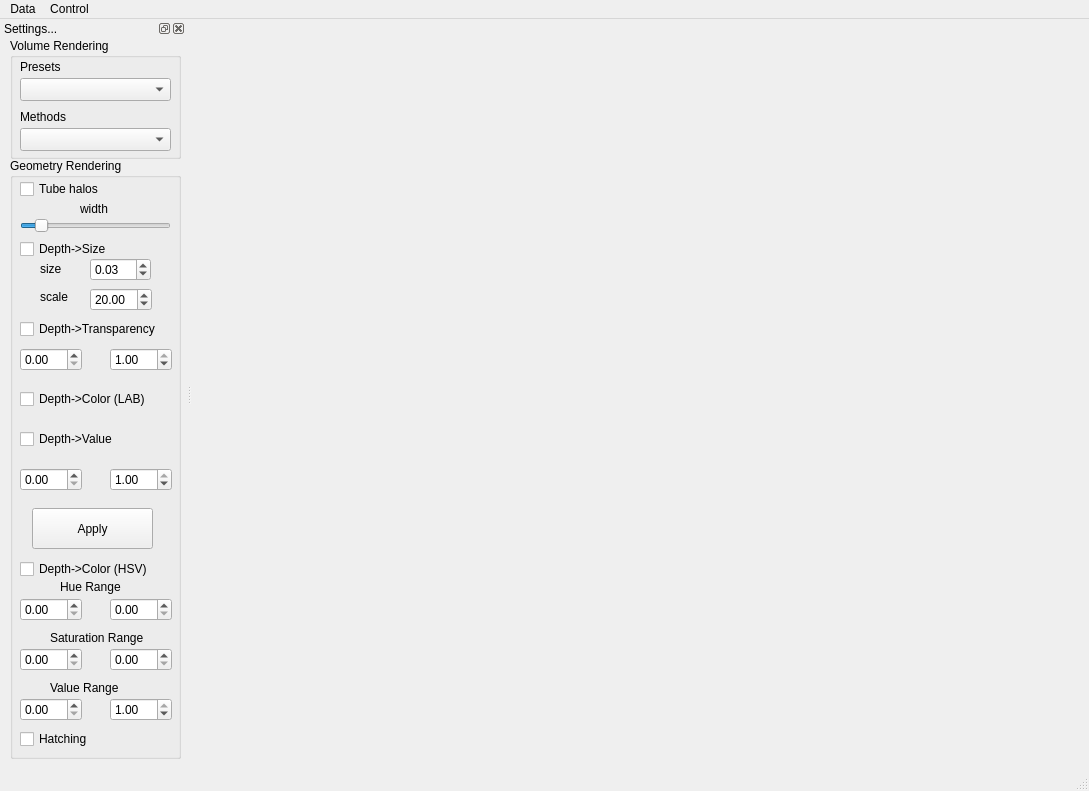
<?xml version="1.0" encoding="UTF-8"?>
<ui version="4.0">
 <class>TestbedWindow</class>
 <widget class="QMainWindow" name="TestbedWindow">
  <property name="geometry">
   <rect>
    <x>0</x>
    <y>0</y>
    <width>1089</width>
    <height>791</height>
   </rect>
  </property>
  <property name="windowTitle">
   <string>MainWindow</string>
  </property>
  <widget class="QWidget" name="centralwidget">
   <widget class="QVTKWidget" name="renderView" native="true">
    <property name="geometry">
     <rect>
      <x>0</x>
      <y>0</y>
      <width>891</width>
      <height>761</height>
     </rect>
    </property>
   </widget>
  </widget>
  <widget class="QMenuBar" name="menubar">
   <property name="geometry">
    <rect>
     <x>0</x>
     <y>0</y>
     <width>1089</width>
     <height>27</height>
    </rect>
   </property>
   <widget class="QMenu" name="menuData">
    <property name="title">
     <string>Data</string>
    </property>
    <addaction name="actionLoadVolume"/>
    <addaction name="actionLoadGeometry"/>
    <addaction name="actionLoadData"/>
    <addaction name="separator"/>
    <addaction name="actionClose_current"/>
   </widget>
   <widget class="QMenu" name="menuControl">
    <property name="title">
     <string>Control</string>
    </property>
    <addaction name="actionVolumeRender"/>
    <addaction name="actionGeometryRender"/>
    <addaction name="actionMultipleVolumesRender"/>
    <addaction name="actionCompositeRender"/>
    <addaction name="separator"/>
    <addaction name="actionTF_customize"/>
    <addaction name="actionSettings"/>
    <addaction name="separator"/>
    <addaction name="actionExit"/>
   </widget>
   <addaction name="menuData"/>
   <addaction name="menuControl"/>
  </widget>
  <widget class="QStatusBar" name="statusbar"/>
  <widget class="QDockWidget" name="dockWidget">
   <property name="sizePolicy">
    <sizepolicy hsizetype="Preferred" vsizetype="Preferred">
     <horstretch>0</horstretch>
     <verstretch>0</verstretch>
    </sizepolicy>
   </property>
   <property name="minimumSize">
    <size>
     <width>186</width>
     <height>541</height>
    </size>
   </property>
   <property name="acceptDrops">
    <bool>false</bool>
   </property>
   <property name="autoFillBackground">
    <bool>true</bool>
   </property>
   <property name="floating">
    <bool>false</bool>
   </property>
   <property name="windowTitle">
    <string>Settings...</string>
   </property>
   <attribute name="dockWidgetArea">
    <number>1</number>
   </attribute>
   <widget class="QWidget" name="dockWidgetContents">
    <widget class="QGroupBox" name="groupBoxVolRender">
     <property name="geometry">
      <rect>
       <x>10</x>
       <y>0</y>
       <width>171</width>
       <height>121</height>
      </rect>
     </property>
     <property name="title">
      <string>Volume Rendering</string>
     </property>
     <widget class="QLabel" name="label_presets">
      <property name="geometry">
       <rect>
        <x>10</x>
        <y>20</y>
        <width>67</width>
        <height>17</height>
       </rect>
      </property>
      <property name="text">
       <string>Presets</string>
      </property>
     </widget>
     <widget class="QLabel" name="label_methods">
      <property name="geometry">
       <rect>
        <x>10</x>
        <y>70</y>
        <width>67</width>
        <height>17</height>
       </rect>
      </property>
      <property name="text">
       <string>Methods</string>
      </property>
     </widget>
     <widget class="QComboBox" name="comboBoxVolRenderPresets">
      <property name="geometry">
       <rect>
        <x>10</x>
        <y>40</y>
        <width>151</width>
        <height>23</height>
       </rect>
      </property>
     </widget>
     <widget class="QComboBox" name="comboBoxVolRenderMethods">
      <property name="geometry">
       <rect>
        <x>10</x>
        <y>90</y>
        <width>151</width>
        <height>23</height>
       </rect>
      </property>
     </widget>
    </widget>
    <widget class="QGroupBox" name="groupBoxGeoRender">
     <property name="geometry">
      <rect>
       <x>10</x>
       <y>120</y>
       <width>171</width>
       <height>601</height>
      </rect>
     </property>
     <property name="title">
      <string>Geometry Rendering</string>
     </property>
     <widget class="QCheckBox" name="checkBoxTubeHalos">
      <property name="geometry">
       <rect>
        <x>10</x>
        <y>20</y>
        <width>93</width>
        <height>22</height>
       </rect>
      </property>
      <property name="text">
       <string>Tube halos</string>
      </property>
     </widget>
     <widget class="QLabel" name="label_tubesize">
      <property name="geometry">
       <rect>
        <x>30</x>
        <y>100</y>
        <width>31</width>
        <height>21</height>
       </rect>
      </property>
      <property name="text">
       <string>size</string>
      </property>
     </widget>
     <widget class="QDoubleSpinBox" name="doubleSpinBoxTubeSize">
      <property name="geometry">
       <rect>
        <x>80</x>
        <y>100</y>
        <width>61</width>
        <height>23</height>
       </rect>
      </property>
      <property name="maximum">
       <double>5.000000000000000</double>
      </property>
      <property name="singleStep">
       <double>0.010000000000000</double>
      </property>
      <property name="value">
       <double>0.030000000000000</double>
      </property>
     </widget>
     <widget class="QCheckBox" name="checkBoxDepthSize">
      <property name="geometry">
       <rect>
        <x>10</x>
        <y>80</y>
        <width>111</width>
        <height>22</height>
       </rect>
      </property>
      <property name="text">
       <string>Depth-&gt;Size</string>
      </property>
     </widget>
     <widget class="QLabel" name="label_tubesizescale">
      <property name="geometry">
       <rect>
        <x>30</x>
        <y>130</y>
        <width>41</width>
        <height>17</height>
       </rect>
      </property>
      <property name="text">
       <string>scale</string>
      </property>
     </widget>
     <widget class="QCheckBox" name="checkBoxDepthTrans">
      <property name="geometry">
       <rect>
        <x>10</x>
        <y>160</y>
        <width>161</width>
        <height>22</height>
       </rect>
      </property>
      <property name="text">
       <string>Depth-&gt;Transparency</string>
      </property>
     </widget>
     <widget class="QDoubleSpinBox" name="doubleSpinBoxAlphaStart">
      <property name="geometry">
       <rect>
        <x>10</x>
        <y>190</y>
        <width>62</width>
        <height>23</height>
       </rect>
      </property>
      <property name="maximum">
       <double>1.000000000000000</double>
      </property>
      <property name="singleStep">
       <double>0.100000000000000</double>
      </property>
     </widget>
     <widget class="QDoubleSpinBox" name="doubleSpinBoxAlphaEnd">
      <property name="geometry">
       <rect>
        <x>100</x>
        <y>190</y>
        <width>62</width>
        <height>23</height>
       </rect>
      </property>
      <property name="maximum">
       <double>1.000000000000000</double>
      </property>
      <property name="singleStep">
       <double>0.100000000000000</double>
      </property>
      <property name="value">
       <double>1.000000000000000</double>
      </property>
     </widget>
     <widget class="QCheckBox" name="checkBoxDepthColor">
      <property name="geometry">
       <rect>
        <x>10</x>
        <y>400</y>
        <width>151</width>
        <height>22</height>
       </rect>
      </property>
      <property name="text">
       <string>Depth-&gt;Color (HSV)</string>
      </property>
     </widget>
     <widget class="QDoubleSpinBox" name="doubleSpinBoxHueStart">
      <property name="geometry">
       <rect>
        <x>10</x>
        <y>440</y>
        <width>62</width>
        <height>23</height>
       </rect>
      </property>
      <property name="maximum">
       <double>1.000000000000000</double>
      </property>
      <property name="singleStep">
       <double>0.100000000000000</double>
      </property>
     </widget>
     <widget class="QDoubleSpinBox" name="doubleSpinBoxHueEnd">
      <property name="geometry">
       <rect>
        <x>100</x>
        <y>440</y>
        <width>62</width>
        <height>23</height>
       </rect>
      </property>
      <property name="maximum">
       <double>1.000000000000000</double>
      </property>
      <property name="singleStep">
       <double>0.100000000000000</double>
      </property>
      <property name="value">
       <double>0.000000000000000</double>
      </property>
     </widget>
     <widget class="QLabel" name="label_hue">
      <property name="geometry">
       <rect>
        <x>50</x>
        <y>420</y>
        <width>71</width>
        <height>17</height>
       </rect>
      </property>
      <property name="text">
       <string>Hue Range</string>
      </property>
     </widget>
     <widget class="QDoubleSpinBox" name="doubleSpinBoxSatuStart">
      <property name="geometry">
       <rect>
        <x>10</x>
        <y>490</y>
        <width>62</width>
        <height>23</height>
       </rect>
      </property>
      <property name="maximum">
       <double>1.000000000000000</double>
      </property>
      <property name="singleStep">
       <double>0.100000000000000</double>
      </property>
     </widget>
     <widget class="QDoubleSpinBox" name="doubleSpinBoxSatuEnd">
      <property name="geometry">
       <rect>
        <x>100</x>
        <y>490</y>
        <width>62</width>
        <height>23</height>
       </rect>
      </property>
      <property name="maximum">
       <double>1.000000000000000</double>
      </property>
      <property name="singleStep">
       <double>0.100000000000000</double>
      </property>
     </widget>
     <widget class="QLabel" name="label_saturation">
      <property name="geometry">
       <rect>
        <x>40</x>
        <y>470</y>
        <width>111</width>
        <height>20</height>
       </rect>
      </property>
      <property name="text">
       <string>Saturation Range</string>
      </property>
     </widget>
     <widget class="QLabel" name="label_value">
      <property name="geometry">
       <rect>
        <x>40</x>
        <y>520</y>
        <width>91</width>
        <height>20</height>
       </rect>
      </property>
      <property name="text">
       <string>Value Range</string>
      </property>
     </widget>
     <widget class="QDoubleSpinBox" name="doubleSpinBoxValueEnd">
      <property name="geometry">
       <rect>
        <x>100</x>
        <y>540</y>
        <width>62</width>
        <height>23</height>
       </rect>
      </property>
      <property name="maximum">
       <double>1.000000000000000</double>
      </property>
      <property name="singleStep">
       <double>0.100000000000000</double>
      </property>
      <property name="value">
       <double>1.000000000000000</double>
      </property>
     </widget>
     <widget class="QDoubleSpinBox" name="doubleSpinBoxValueStart">
      <property name="geometry">
       <rect>
        <x>10</x>
        <y>540</y>
        <width>62</width>
        <height>23</height>
       </rect>
      </property>
      <property name="maximum">
       <double>1.000000000000000</double>
      </property>
      <property name="singleStep">
       <double>0.100000000000000</double>
      </property>
     </widget>
     <widget class="QDoubleSpinBox" name="doubleSpinBoxTubeSizeScale">
      <property name="geometry">
       <rect>
        <x>80</x>
        <y>130</y>
        <width>62</width>
        <height>23</height>
       </rect>
      </property>
      <property name="minimum">
       <double>1.000000000000000</double>
      </property>
      <property name="maximum">
       <double>50.000000000000000</double>
      </property>
      <property name="value">
       <double>20.000000000000000</double>
      </property>
     </widget>
     <widget class="QSlider" name="sliderHaloWidth">
      <property name="geometry">
       <rect>
        <x>10</x>
        <y>60</y>
        <width>151</width>
        <height>16</height>
       </rect>
      </property>
      <property name="mouseTracking">
       <bool>true</bool>
      </property>
      <property name="minimum">
       <number>0</number>
      </property>
      <property name="maximum">
       <number>10</number>
      </property>
      <property name="pageStep">
       <number>2</number>
      </property>
      <property name="value">
       <number>1</number>
      </property>
      <property name="orientation">
       <enum>Qt::Horizontal</enum>
      </property>
     </widget>
     <widget class="QLabel" name="label_halowidth">
      <property name="geometry">
       <rect>
        <x>70</x>
        <y>40</y>
        <width>41</width>
        <height>21</height>
       </rect>
      </property>
      <property name="text">
       <string>width</string>
      </property>
     </widget>
     <widget class="QCheckBox" name="checkBoxHatching">
      <property name="geometry">
       <rect>
        <x>10</x>
        <y>570</y>
        <width>93</width>
        <height>22</height>
       </rect>
      </property>
      <property name="text">
       <string>Hatching</string>
      </property>
     </widget>
     <widget class="QCheckBox" name="checkBoxDepthColorLAB">
      <property name="geometry">
       <rect>
        <x>10</x>
        <y>230</y>
        <width>151</width>
        <height>22</height>
       </rect>
      </property>
      <property name="text">
       <string>Depth-&gt;Color (LAB)</string>
      </property>
     </widget>
     <widget class="QCheckBox" name="checkBoxDepthValue">
      <property name="geometry">
       <rect>
        <x>10</x>
        <y>270</y>
        <width>151</width>
        <height>22</height>
       </rect>
      </property>
      <property name="text">
       <string>Depth-&gt;Value</string>
      </property>
     </widget>
     <widget class="QDoubleSpinBox" name="doubleSpinBoxDValueEnd">
      <property name="geometry">
       <rect>
        <x>100</x>
        <y>310</y>
        <width>62</width>
        <height>23</height>
       </rect>
      </property>
      <property name="maximum">
       <double>1.000000000000000</double>
      </property>
      <property name="singleStep">
       <double>0.100000000000000</double>
      </property>
      <property name="value">
       <double>1.000000000000000</double>
      </property>
     </widget>
     <widget class="QDoubleSpinBox" name="doubleSpinBoxDValueStart">
      <property name="geometry">
       <rect>
        <x>10</x>
        <y>310</y>
        <width>62</width>
        <height>23</height>
       </rect>
      </property>
      <property name="maximum">
       <double>1.000000000000000</double>
      </property>
      <property name="singleStep">
       <double>0.100000000000000</double>
      </property>
     </widget>
     <widget class="QPushButton" name="pushButtonApply">
      <property name="geometry">
       <rect>
        <x>22</x>
        <y>350</y>
        <width>121</width>
        <height>41</height>
       </rect>
      </property>
      <property name="text">
       <string>Apply</string>
      </property>
     </widget>
    </widget>
   </widget>
  </widget>
  <action name="actionLoadVolume">
   <property name="checkable">
    <bool>false</bool>
   </property>
   <property name="text">
    <string>Load volume...</string>
   </property>
   <property name="toolTip">
    <string>Load single volume or multiple volumes</string>
   </property>
   <property name="shortcut">
    <string>F2</string>
   </property>
  </action>
  <action name="actionLoadGeometry">
   <property name="text">
    <string>Load geometry...</string>
   </property>
   <property name="shortcut">
    <string>F3</string>
   </property>
  </action>
  <action name="actionVolumeRender">
   <property name="text">
    <string>Single Volume Render</string>
   </property>
   <property name="shortcut">
    <string>F5</string>
   </property>
  </action>
  <action name="actionTF_customize">
   <property name="text">
    <string>TF customize...</string>
   </property>
   <property name="shortcut">
    <string>F10</string>
   </property>
  </action>
  <action name="actionGeometryRender">
   <property name="text">
    <string>Geometry Render</string>
   </property>
   <property name="shortcut">
    <string>F6</string>
   </property>
  </action>
  <action name="actionCompositeRender">
   <property name="text">
    <string>Composite Render</string>
   </property>
   <property name="shortcut">
    <string>F8</string>
   </property>
  </action>
  <action name="actionExit">
   <property name="text">
    <string>Exit</string>
   </property>
   <property name="shortcut">
    <string>F12</string>
   </property>
  </action>
  <action name="actionLoadData">
   <property name="text">
    <string>Load data...</string>
   </property>
   <property name="shortcut">
    <string>F4</string>
   </property>
  </action>
  <action name="actionMultipleVolumesRender">
   <property name="text">
    <string>Multiple Volumes Render</string>
   </property>
   <property name="shortcut">
    <string>F7</string>
   </property>
  </action>
  <action name="actionSettings">
   <property name="text">
    <string>Settings...</string>
   </property>
  </action>
  <action name="actionClose_current">
   <property name="text">
    <string>Close current</string>
   </property>
  </action>
 </widget>
 <customwidgets>
  <customwidget>
   <class>QVTKWidget</class>
   <extends>QWidget</extends>
   <header>QVTKWidget.h</header>
  </customwidget>
 </customwidgets>
 <resources/>
 <connections>
  <connection>
   <sender>actionExit</sender>
   <signal>triggered()</signal>
   <receiver>TestbedWindow</receiver>
   <slot>close()</slot>
   <hints>
    <hint type="sourcelabel">
     <x>-1</x>
     <y>-1</y>
    </hint>
    <hint type="destinationlabel">
     <x>429</x>
     <y>294</y>
    </hint>
   </hints>
  </connection>
 </connections>
</ui>
